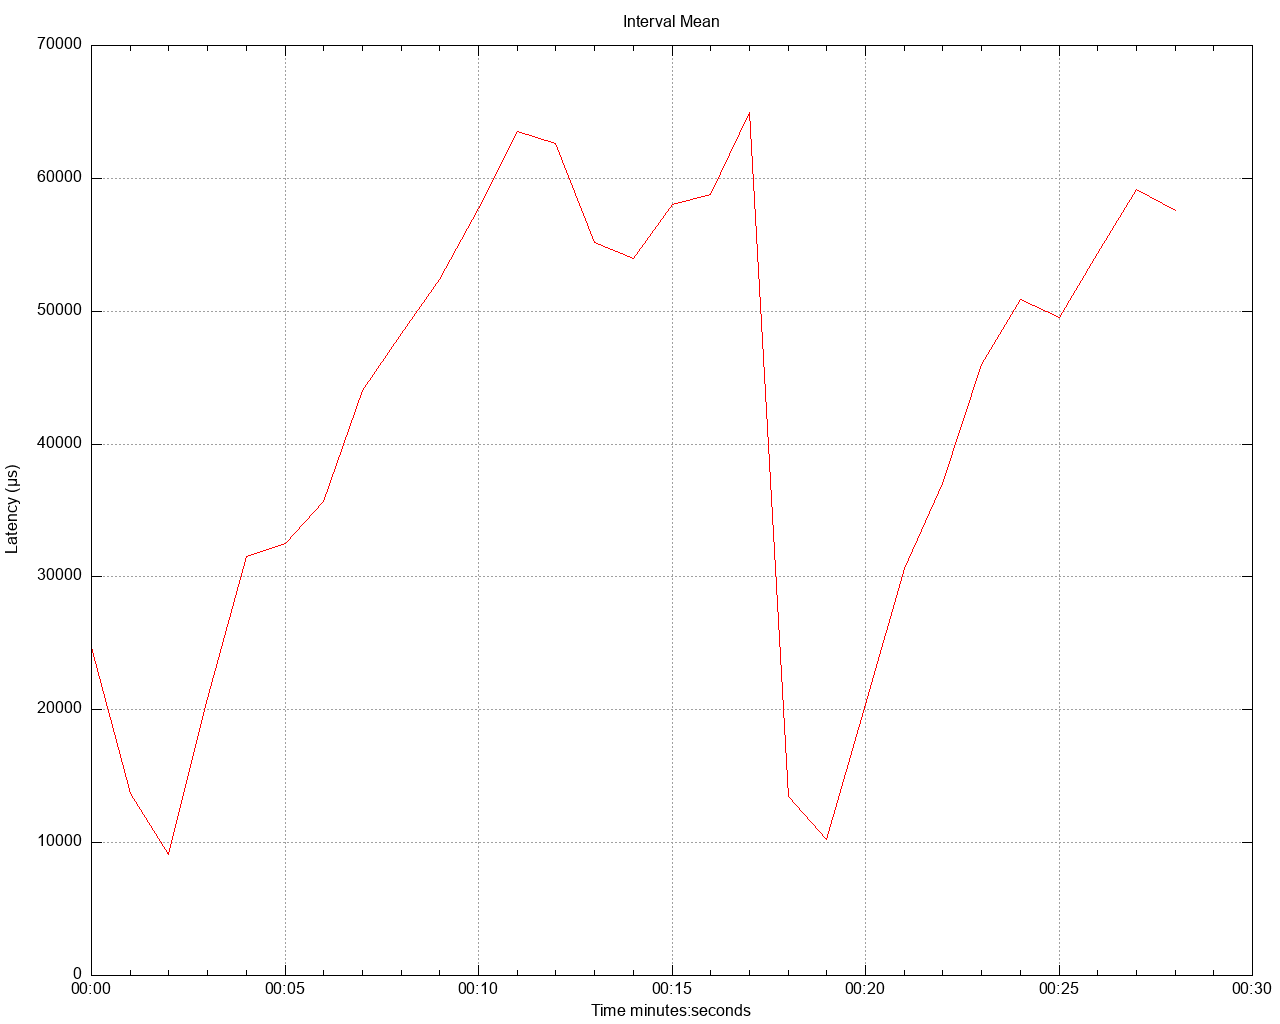

Here is the gnuplot script that generated this plot:
set title 'Interval Mean' noenhanced
set style data lines
set datafile separator ","
set terminal png size 1280,1024
set grid
set key below
set xdata time
set timefmt "%s"
offset = 0
t0(x)=(offset=($0==0) ? x : offset, x - offset)
set xlabel 'Time minutes:seconds'
set ylabel 'Latency (μs)'
set output '/Users/gbarnett/git/hazelcast-simulator/atomiclong-3node-member/atomicreference/latency/latency_interval_mean_sixteenKbWrite.png'
plot \
   '/Users/gbarnett/git/hazelcast-simulator/atomiclong-3node-member/atomicreference/data/latency_interval_mean_sixteenKbWrite_1.data' using (t0(timecolumn(1))):2 title "" lt rgb "red", \
